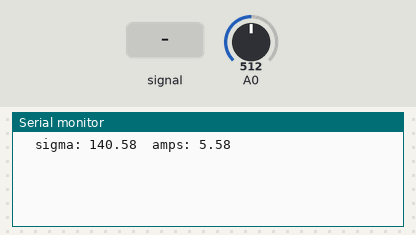
This sketch was run on a simulated Arduino Uno, built with avr-gcc and run on an emulated ATmega328P. Shown: the last lines printed to the serial monitor. The inputs (shaded band) are chosen by the test bench; at power-on: A0 = 512.

Above: at 1.2 s.
1.3 s: A0 fed a 200 Hz sine of ±81 counts around its level
At 2.6 s:
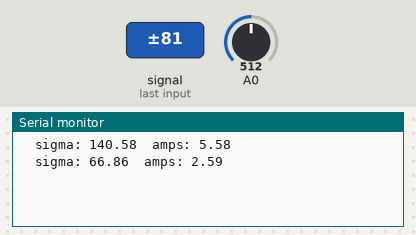
2.8 s: A0 set to 716
At 3.4 s:
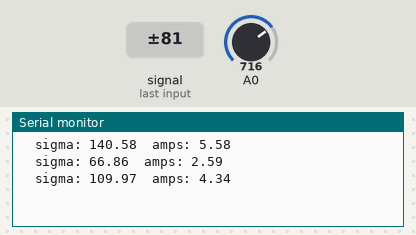
4.3 s: A0 set to 900
At 5.8 s:
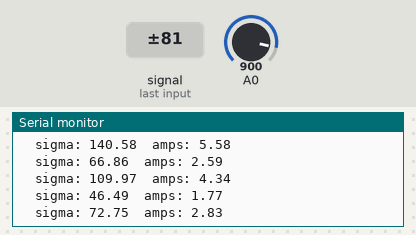
Timing chart, 0 to 7.3 s (numbered marks = the images above; inputs shaded):
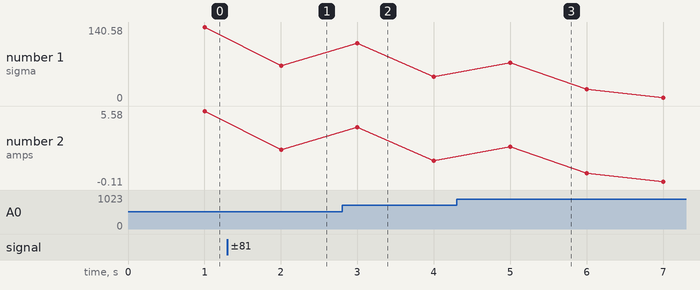

The sketch:

current_sensing_dowloaded.ino
```cpp
#include <Filters.h>

float testFrequency = 50;                     // test signal frequency (Hz)
float windowLength = 20.0/testFrequency;     // how long to average the signal, for statistist
int sensorValue = 0;
float intercept = -0.1129; // to be adjusted based on calibration testing
float slope = 0.0405; // to be adjusted based on calibration testing
float current_amps; // estimated actual current in amps

unsigned long printPeriod = 1000; // in milliseconds
// Track time in milliseconds since last reading
unsigned long previousMillis = 0;

void setup() {
  Serial.begin( 9600 );    // start the serial port
}

void loop() {
  RunningStatistics inputStats;                 // create statistics to look at the raw test signal
  inputStats.setWindowSecs( windowLength );

  while( true ) {
    sensorValue = analogRead(A0);  // read the analog in value:
    inputStats.input(sensorValue);  // log to Stats function

    if((unsigned long)(millis() - previousMillis) >= printPeriod) {
      previousMillis = millis();   // update time

      // display current values to the screen
      Serial.print( "\n" );
      // output sigma or variation values associated with the inputValue itsel
      Serial.print( "\tsigma: " ); Serial.print( inputStats.sigma() );
      // convert signal sigma value to current in amps
      current_amps = intercept + slope * inputStats.sigma();
      Serial.print( "\tamps: " ); Serial.print( current_amps );
    }
  }
}
```

Measured:
- after the input at 1.3 s, the serial monitor: prints a new line after 0.70 s (image 1)
- after the input at 2.8 s, the serial monitor: prints a new line after 0.20 s (image 2)
- after the input at 4.3 s, the serial monitor: prints a new line after 0.70 s (image 3)
- plotted number 1: 140.58 → 66.86 after the input at 1.3 s, 66.86 → 46.49 after the input at 2.8 s, 46.49 → 1.84 after the input at 4.3 s
- plotted number 2: 5.58 → 2.59 after the input at 1.3 s, 2.59 → 1.77 after the input at 2.8 s, 1.77 → -0.04 after the input at 4.3 s
